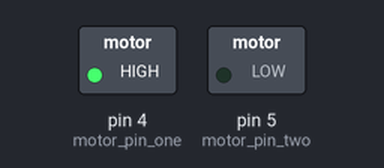
This sketch was run on a simulated Arduino Uno, built with avr-gcc and run on an emulated ATmega328P. Parts: switched loads named in the sketch (green lamp = pin HIGH).

Above: at 0.1 s.
Timing chart, 0 to 1.6 s (numbered marks = the images above):
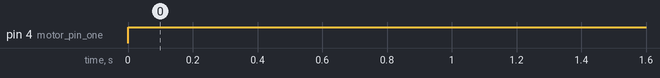

Measured:
- by itself, pin 4 (motor_pin_one): LOW → HIGH at 0.00 s

The sketch:

sketch_apr10a.ino
```cpp
const int motor_pin_one = 4;
const int motor_pin_two = 5;

void setup() {
  Serial.begin(9600);
  pinMode(motor_pin_one, OUTPUT);
  pinMode(motor_pin_two, OUTPUT);
}

void loop() {
  digitalWrite(motor_pin_one, HIGH);
  digitalWrite(motor_pin_two, LOW);
  delay(1000);
}
```
